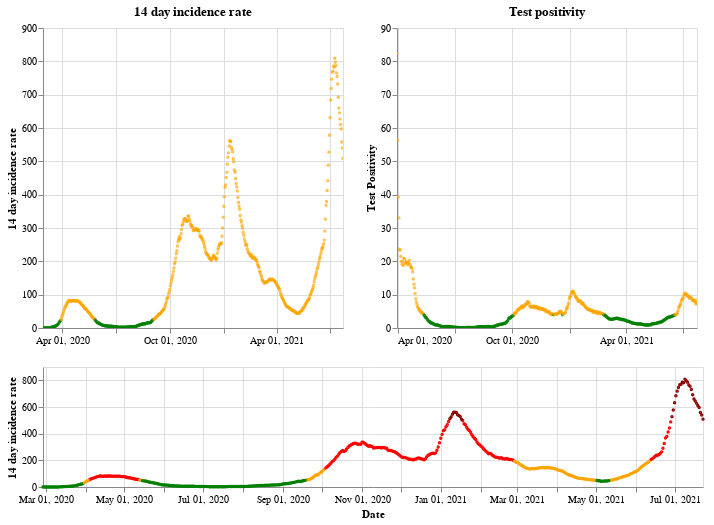

The notebook cell this image was saved under:
### Markdown cell above
## Scotland

### Code cell
plot_traffic_light('Scotland')

### Figure 1 — Vega-Lite specification as saved in the notebook (floating-point values rounded to 4 significant figures; data arrays with more than 128 entries replaced by an {"elided": "..."} marker saying what was removed)
{"config": {"view": {"continuousWidth": 400, "continuousHeight": 300}}, "vconcat": [{"hconcat": [{"mark": {"type": "point", "size": 2}, "encoding": {"color": {"condition": {"value": "green", "test": "(datum.twoWeeklyCasesRate <= 25)"}, "value": "orange"}, "tooltip": [{"type": "nominal", "field": "areaName"}, {"type": "temporal", "field": "date"}, {"type": "quantitative", "field": "twoWeeklyCasesRate"}, {"type": "quantitative", "field": "testPositivity"}], "x": {"type": "temporal", "axis": {"title": ""}, "field": "date", "scale": {"domain": {"selection": "DateBrush"}}, "timeUnit": "yearmonthdate"}, "y": {"type": "quantitative", "axis": {"title": "14 day incidence rate"}, "field": "twoWeeklyCasesRate"}}, "title": "14 day incidence rate", "width": 300}, {"mark": {"type": "point", "size": 2}, "encoding": {"color": {"condition": {"value": "green", "test": "(datum.testPositivity <= 4)"}, "value": "orange"}, "tooltip": [{"type": "nominal", "field": "areaName"}, {"type": "temporal", "field": "date"}, {"type": "quantitative", "field": "twoWeeklyCasesRate"}, {"type": "quantitative", "field": "testPositivity"}], "x": {"type": "temporal", "axis": {"title": ""}, "field": "date", "scale": {"domain": {"selection": "DateBrush"}}, "timeUnit": "yearmonthdate"}, "y": {"type": "quantitative", "axis": {"title": "Test Positivity"}, "field": "testPositivity"}}, "title": "Test positivity", "width": 300}]}, {"layer": [{"mark": {"type": "point", "size": 2}, "encoding": {"color": {"condition": {"value": "orange", "test": "(((datum.testPositivity < 4) && (datum.twoWeeklyCasesRate >= 50)) && (datum.twoWeeklyCasesRate < 200))"}, "value": "red"}, "opacity": {"condition": {"value": 1, "test": "((datum.twoWeeklyCasesRate >= 50) && (datum.twoWeeklyCasesRate < 500))"}, "value": 0}, "tooltip": [{"type": "nominal", "field": "areaName"}, {"type": "temporal", "field": "date"}, {"type": "quantitative", "field": "twoWeeklyCasesRate"}, {"type": "quantitative", "field": "testPositivity"}], "x": {"type": "temporal", "axis": {"title": "Date"}, "field": "date", "timeUnit": "yearmonthdate"}, "y": {"type": "quantitative", "axis": {"title": "14 day incidence rate"}, "field": "twoWeeklyCasesRate"}}, "selection": {"DateBrush": {"type": "interval", "encodings": ["x"], "fields": ["Time"]}}}, {"mark": {"type": "point", "size": 2}, "encoding": {"color": {"value": "darkred"}, "opacity": {"condition": {"value": 1, "test": "(datum.twoWeeklyCasesRate >= 500)"}, "value": 0}, "tooltip": [{"type": "nominal", "field": "areaName"}, {"type": "temporal", "field": "date"}, {"type": "quantitative", "field": "twoWeeklyCasesRate"}, {"type": "quantitative", "field": "testPositivity"}], "x": {"type": "temporal", "axis": {"title": "Date"}, "field": "date", "timeUnit": "yearmonthdate"}, "y": {"type": "quantitative", "axis": {"title": "14 day incidence rate"}, "field": "twoWeeklyCasesRate"}}}, {"mark": {"type": "point", "size": 2}, "encoding": {"color": {"condition": {"value": "green", "test": "((datum.testPositivity < 4) && (datum.twoWeeklyCasesRate < 50))"}, "value": "orange"}, "opacity": {"condition": {"value": 1, "test": "(datum.twoWeeklyCasesRate < 50)"}, "value": 0}, "tooltip": [{"type": "nominal", "field": "areaName"}, {"type": "temporal", "field": "date"}, {"type": "quantitative", "field": "twoWeeklyCasesRate"}, {"type": "quantitative", "field": "testPositivity"}], "x": {"type": "temporal", "axis": {"title": "Date"}, "field": "date", "timeUnit": "yearmonthdate"}, "y": {"type": "quantitative", "axis": {"title": "14 day incidence rate"}, "field": "twoWeeklyCasesRate"}}}], "height": 120, "width": 660}], "data": {"name": "data-2dc336da69ab0d8e98608ec76c3939ac"}, "$schema": "https://vega.github.io/schema/vega-lite/v4.8.1.json", "datasets": {"data-2dc336da69ab0d8e98608ec76c3939ac": {"elided": "512 records"}}}
